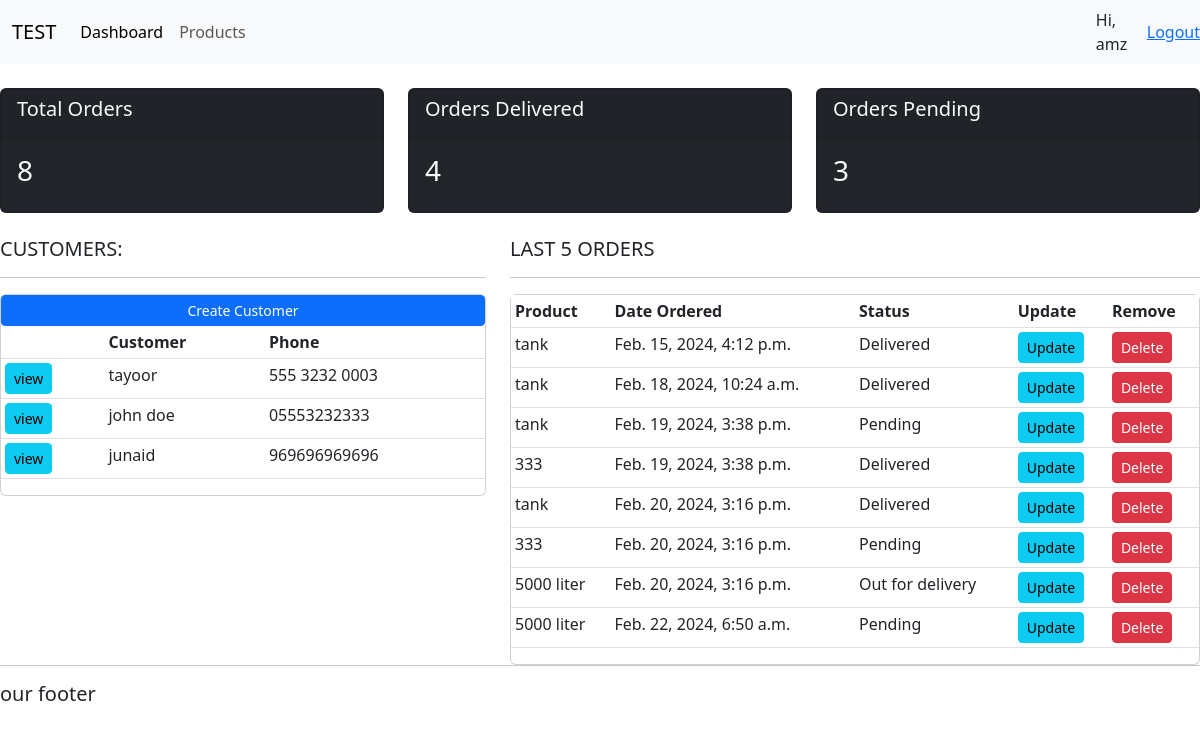
The app's page / (signed in) with its own data.
### accounts/models.py (models this page shows, shortened)
class Customer(models.Model):
    name = models.CharField(max_length=200, null=True)
    phone = models.CharField(max_length=200, null=True)
    email = models.CharField(max_length=200, null=True)
    date_created = models.DateTimeField(auto_now_add=True, null=True)

class Order(models.Model):
    STATUS = (
        ('Pending', 'Pending'),
        ('Out for delivery', 'Out for delivery'),
        ('Delivered', 'Delivered')
    )
    customer = models.ForeignKey(Customer, null=True, on_delete= models.SET_NULL)
    product = models.ForeignKey(Product, null=True, on_delete= models.SET_NULL)
    date_created = models.DateTimeField(auto_now_add= True, null= True)
    status = models.CharField(max_length= 200 , null= True , choices= STATUS)
    note = models.CharField(max_length= 200 , null= True )

class Product(models.Model):
    CATEGORY = (
        ('Indoor', ' Indoor'),
        ('Out Door', 'Out Door'),
    )
    name = models.CharField(max_length=200 , null= True)
    price = models.FloatField(null= True)
    category = models.CharField(max_length=200 , null= True , choices= CATEGORY)
    discription = models.CharField(max_length=200 , null= True , blank= True)
    date_created = models.DateTimeField(auto_now_add= True , null= True)
    tags = models.ManyToManyField(Tag)
    def __str__(self):
        return self.name

### accounts/decorators.py (the view)
    def wrapper_func(request, *args, **kwargs):
        group = None
        if request.user.groups.exists():
            group = request.user.groups.all()[0].name
        if group == 'customer':
            return redirect('user-page')
        if group == 'admin':
            return view_func(request, *args, **kwargs)

### accounts/views.py (called while the page is built)
@login_required(login_url= 'login')
@admin_only
def home(request):
    orders =  Order.objects.all()
    customers = Customer.objects.all()
    total_customers = customers.count()
    total_orders = orders.count()
    delivered = orders.filter(status ='Delivered').count()
    pending = orders.filter(status ='Pending').count()
    context = {'orders': orders,'customers': customers , 'total_orders': total_orders ,
               'delivered':delivered , 'pending':pending }
    return render(request, 'accounts/dashboard.html', context)

### accounts/templates/accounts/dashboard.html
{% extends 'accounts/main.html' %}
{% block content %}
{%  include 'accounts/status.html' %}
<br>
<div class="row">
    <div class="col-md-5">
        <h5>CUSTOMERS:</h5>
        <hr>
        <div class="card card body">
            <a class="btn btn-primary btn-sm btn-block" href="">Create Customer
            </a>
            <table class="table table-sm">
                <tr>
                    <th></th>
                    <th>Customer</th>
                    <th>Phone</th>
                </tr>
                {% for customer in customers %}
                <tr>
                    <td><a class="btn btn-sm btn-info" href="{% url 'customer' customer.id %}">view</a></td>
                    <td> {{customer.name}} </td>
                    <td>{{customer.phone}}</td>
                </tr>
                {% endfor %}
            </table>
        </div>
    </div>
    <div class="col-md-7">
        <h5>LAST 5 ORDERS</h5>
        <hr>
        <div class="card card body">
            <table class="table table-sm">
                <tr>
                    <th>Product</th>
                    <th>Date Ordered</th>
                    <th>Status</th>
                    <th>Update</th>
                    <th>Remove</th>
                </tr>
                {% for order in orders %}
                <tr>
                    <td> {{order.product}} </td>
                    <td>{{order.date_created}}</td>
                    <td>{{order.status}}</td>
                    <td> <a class="btn btn-sm btn-info" href="{% url 'update_order' order.id %}">Update</a></td>
                    <td> <a class="btn btn-sm btn-danger" href="{% url 'delete_order' order.id %}">Delete</a></td>
                </tr>
                {% endfor %}
            </table>
        </div>
</div>
    {% endblock %}

### accounts/templates/accounts/main.html (shortened to what this page needs)
{% load static %}
<!DOCTYPE html>
<html lang="en">
<head>
    <link href="https://cdn.jsdelivr.net/npm/bootstrap@5.3.0/dist/css/bootstrap.min.css" rel="stylesheet">
    <link rel="stylesheet" href="https://cdn.jsdelivr.net/npm/bootstrap-icons@1.3.0/font/bootstrap-icons.css">
    <link rel="stylesheet" type="text/css" href="{% static '/css/main.css' %}">
</head>
<body>
    {%  include 'accounts/navbar.html' %}
    {% block content %}
    {% endblock %}
    <hr>
    <h5>our footer</h5>
</body>
</html>

### accounts/templates/accounts/navbar.html (shortened to what this page needs)
<nav class="navbar navbar-expand-lg bg-body-tertiary bg-dark">
  <div class="container-fluid">
    <a class="navbar-brand" href="#">TEST</a>
    <div class="collapse navbar-collapse" id="navbarNav">
      <ul class="navbar-nav">
        {% if request.user.is_staff %}
        <li class="nav-item">
          <a class="nav-link active" aria-current="page" href="{% url 'home' %}">Dashboard</a>
        </li>
        <li class="nav-item">
          <a class="nav-link" href="{% url 'products' %}">Products</a>
        </li>
        {% endif %}
      </ul>
    </div>
  </div>
  <span class="hi_msg">Hi, {{request.user}} </span>
  <span><a  href="{% url 'logout' %}">Logout</a></span>
</nav>

### accounts/templates/accounts/status.html
<br>
<div class="row">
    <div class="col">
        <div class="col-md">
            <div class="card bg-dark text-light" id="total-orders">
                <div class="card-header">
                    <h5 class="card-title">Total Orders</h5>
                </div>
                <div class="card-body">
                    <h3 class="card-title">{{total_orders}}</h3>
                </div>
            </div>
        </div>
    </div>
    <div class="col">
        <div class="col-md">
            <div class="card bg-dark text-light" id="orders-delivered">
                <div class="card-header">
                    <h5 class="card-title">Orders Delivered</h5>
                </div>
                <div class="card-body">
                    <h3 class="card-title">{{delivered}}</h3>
                </div>
            </div>
        </div>
    </div>
    <div class="col">
        <div class="col-md">
            <div class="card bg-dark text-light" id="orders-pending">
                <div class="card-header">
                    <h5 class="card-title">Orders Pending</h5>
                </div>
                <div class="card-body">
                    <h3 class="card-title">{{pending}}</h3>
                </div>
            </div>
        </div>
    </div>
</div>

### records on screen
Customer: name "tayoor", phone "555 3232 0003"
Customer: name "john doe", phone "05553232333"
Customer: name "junaid", phone "969696969696"
Order: product "tank", date_created "Feb. 15, 2024, 4:12 p.m.", status "Delivered"
Order: product "tank", date_created "Feb. 18, 2024, 10:24 a.m.", status "Delivered"
Order: product "tank", date_created "Feb. 19, 2024, 3:38 p.m.", status "Pending"
Order: product "333", date_created "Feb. 19, 2024, 3:38 p.m.", status "Delivered"
Order: product "tank", date_created "Feb. 20, 2024, 3:16 p.m.", status "Delivered"
Order: product "333", date_created "Feb. 20, 2024, 3:16 p.m.", status "Pending"
Order: product "5000 liter", date_created "Feb. 20, 2024, 3:16 p.m.", status "Out for delivery"
Order: product "5000 liter", date_created "Feb. 22, 2024, 6:50 a.m.", status "Pending"

### other values on screen
{{ request.user }} "amz"
{{ total_orders }} "8"
{{ delivered }} "4"
{{ pending }} "3"
